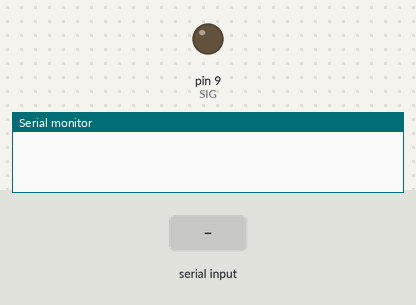
Bench run of a sketch on a simulated Arduino Uno, built with avr-gcc and run on an emulated ATmega328P. On the bench: output pins drawn as LEDs (lit = HIGH), the last lines printed to the serial monitor. Inputs (shaded band) come from the test bench.

Above: at 1.2 s.
1.3 s: "VAR" received over Serial
At 3.98 s:
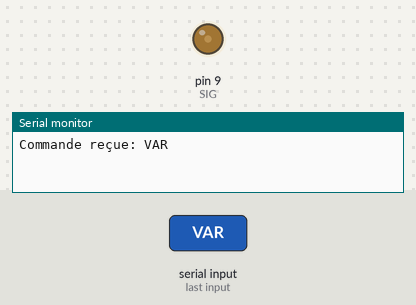
At 5.48 s:
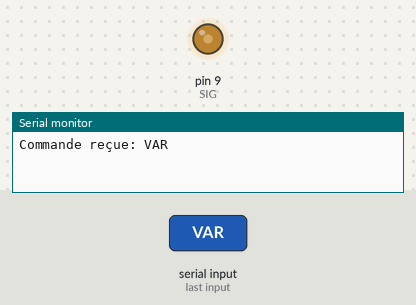
Timing chart, 0 to 16.3 s (numbered marks = the images above; inputs shaded):
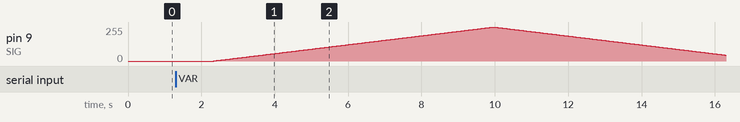

Measured:
- after the input at 1.3 s, pin 9 (SIG): rises from 0/255 to 255/255 in 7.6 s, then falls to 44/255 in 6.3 s

The sketch:

TEST_LIGHT_MOFSET.ino
```cpp
/*
  Jocelyn GIROD
  28/12/2023

  Programme de tests de l'éclairage avec une rampe de led
  et un module MOFSET.

*/

#define SIG 9

void setup() {

  Serial.begin(19200);
  pinMode(SIG, OUTPUT);

  //Lumière éteinte
  switchOffLight();
}

void loop() {

  // Lecture des commandes sur le port série.
  // On attend plusieurs types de commandes:
  // - LOW, MEDIUM, HIGH pour définir l'inensité de l'éclairage.
  // - OFF pour éteindre la rample de led.
  // - VAR, permet de faire varier l'intensité de la lumière e façon progressive.
  String command = "";
  if (Serial.available() > 0) {
    command = Serial.readString();
    command.trim();
    command.toUpperCase();
    Serial.print(F("Commande reçue: "));
    Serial.println(command);
  }

  if (command == "LOW") {
      lowLight();
    } else if (command == "MEDIUM") {
      mediumLight();
    } else if (command == "HIGH") {
      highLight();
    } else if (command == "OFF") {
      switchOffLight();
    } else if (command == "VAR") {
      lightVariation();
    } else {
      if (command != "") {
        Serial.println(F("Commande non reconnue !"));
      }
    }
}

void switchOffLight() {
  analogWrite(SIG, 0);
}

void lowLight() {
  analogWrite(SIG, 85);
}

void mediumLight() {
  analogWrite(SIG, 170);
}

void highLight() {
  analogWrite(SIG, 255);
}

void lightVariation() {

  int i;
  for (i = 0; i < 255; i++) {
    analogWrite(SIG, i);
    delay(30);
  }

  delay(5);

  for (i = 255; i > 0; i--) {
    analogWrite(SIG, i);
    delay(30);
  }

  switchOffLight();
}
```
